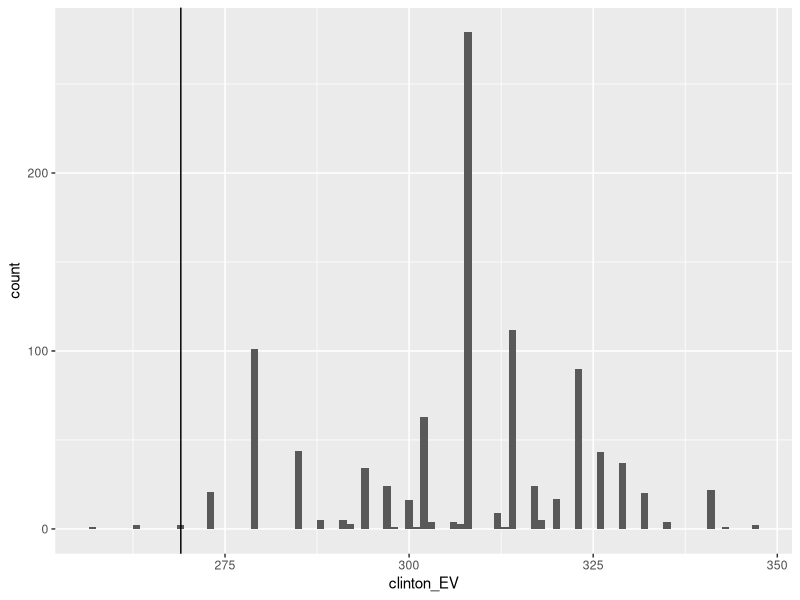
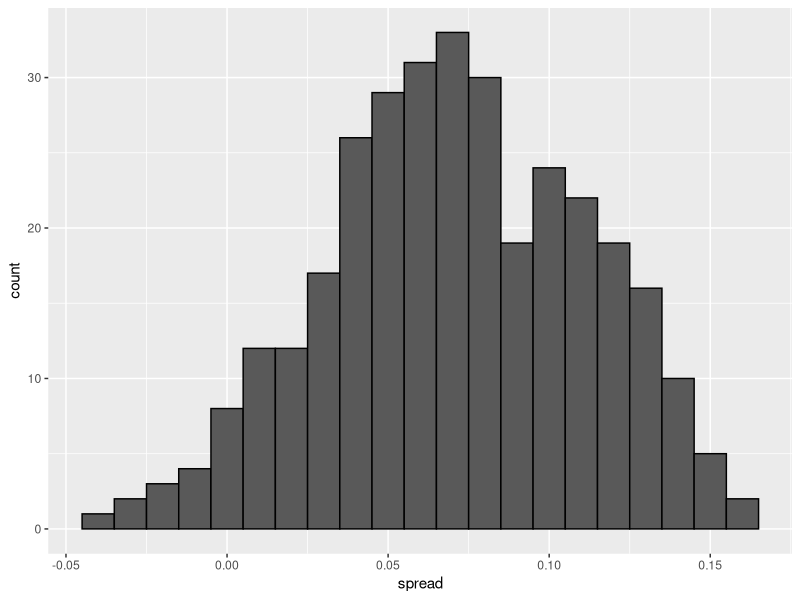
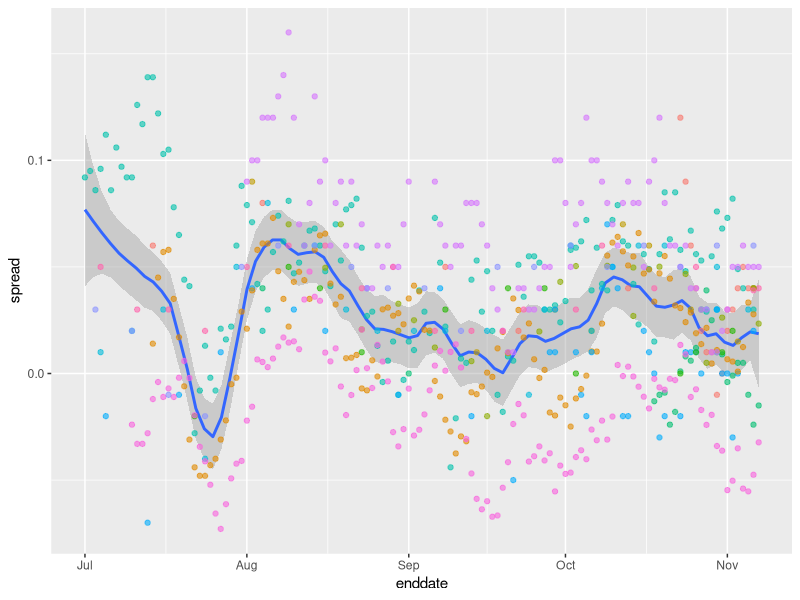
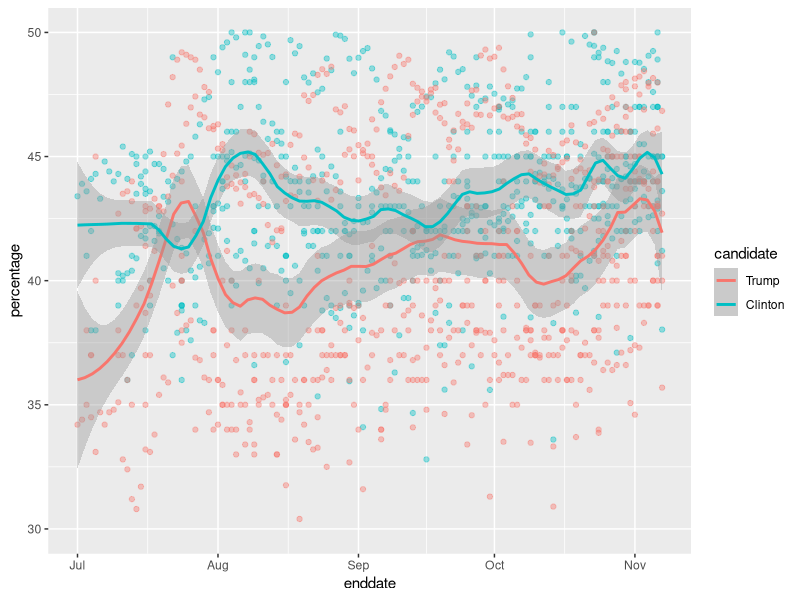

Write the R code that produced these figures, in order.
library(tidyverse)
library(dslabs)

#predicting the popular vote

polls <- polls_us_election_2016 %>%
  filter(state == "U.S." & enddate >= "2016-10-31" &
           (grade %in% c("A+", "A", "A-", "B+") | is.na(grade))) %>%
  mutate(spread = rawpoll_clinton/100 - rawpoll_trump/100)

one_poll_per_pollster <- polls %>% group_by(pollster) %>%
  filter(enddate == max(enddate)) %>%
  ungroup()

results <- one_poll_per_pollster %>%
  summarize(avg = mean(spread), se = sd(spread)/sqrt(length(spread))) %>%
  mutate(start = avg - 1.96*se, end = avg + 1.96*se)

mu <- 0
tau <- 0.035
sigma <- results$se
Y <- results$avg
B <- sigma^2 / (sigma^2 + tau^2)
posterior_mean <- B*mu + (1-B)*Y
posterior_se <- sqrt(1 / (1/sigma^2 + 1/tau^2))

posterior_mean
posterior_se

# 95% credible interval
posterior_mean + c(-1.96, 1.96)*posterior_se

# probability of d > 0
1 - pnorm(0, posterior_mean, posterior_se)

#one pollster with multiple data points
J <- 6
N <- 2000
d <- 0.21
p <- (d+1)/2
X <- d + rnorm(J, 0, 2*sqrt(p*(1-p)/N))

#multiple pollsters with multiple data points
I <- 5
X <- sapply(1:I, function(i){
  d+rnorm(J, 0, 2*sqrt(p*(1-p)/N))
})

#multiple pollstesr with multiple data points + house effect
h <- rnorm(I, 0, 0.025) #historical data shows standard error is 0.025
X <- sapply(1:I, function(i){
  d+h[i]+rnorm(J, 0, 2*sqrt(p*(1-p)/N))
})

#calculating probability of d>0 with general bias
#sigma now includes estimate of variability due to general bias, 0.025
mu <- 0
tau <- 0.035
sigma <- sqrt(results$se^2 + .025^2)
Y <- results$avg
B <- sigma^2 / (sigma^2 + tau^2)

posterior_mean <- B*mu + (1-B)*Y
posterior_se <- sqrt(1 / (1/sigma^2 + 1/tau^2))

1 - pnorm(0, posterior_mean, posterior_se)

#predicting the electoral college
head(results_us_election_2016)
#top 5 states ranked by electoral votes
results_us_election_2016 %>% arrange(desc(electoral_votes)) %>% top_n(5, electoral_votes)

#compute avg and sd for each state
results <- polls_us_election_2016 %>%
  filter(state != "U.S." &
           !grepl("CD", state)&
           enddate >= "2016-10-31" & 
           (grade %in% c("A+", "A", "A-", "B+") | is.na(grade))) %>%
  mutate(spread = rawpoll_clinton/100 - rawpoll_trump/100) %>%
  group_by(state) %>%
  summarize(avg = mean(spread), sd = sd(spread), n = n()) %>%
  mutate(state = as.character(state))
results

results <- left_join(results, results_us_election_2016, by = "state")
results
  
# states with no polls: note Rhode Island and District of Columbia = Democrat
results_us_election_2016 %>% filter(!state %in% results$state)

# assigns sd to states with just one poll as median of other sd values
results <- results %>%
  mutate(sd = ifelse(is.na(sd), median(results$sd, na.rm = TRUE), sd))

#calculate posterior mean and posterior standard error
mu <- 0
tau <- 0.02
results %>% mutate(sigma = sd/sqrt(n),
                   B = sigma^2/ (sigma^2 + tau^2),
                   posterior_mean = B*mu + (1-B)*avg,
                   posterior_se = sqrt( 1 / (1/sigma^2 + 1/tau^2))) %>%
  arrange(abs(posterior_mean))

# Monte carlo sim of election Night results (no general bias)
mu <- 0
tau <- 0.02
clinton_EV <- replicate(1000, {
  results %>% mutate(sigma = sd/sqrt(n),
                     B = sigma^2/ (sigma^2 + tau^2),
                     posterior_mean = B*mu + (1-B)*avg,
                     posterior_se = sqrt( 1 / (1/sigma^2 + 1/tau^2)),
                     simulated_result = rnorm(length(posterior_mean), posterior_mean, posterior_se),
                     clinton = ifelse(simulated_result > 0, electoral_votes, 0)) %>%    # award votes if Clinton wins state
    summarize(clinton = sum(clinton)) %>%    # total votes for Clinton
    .$clinton + 7    # 7 votes for Rhode Island and DC
})
mean(clinton_EV > 269)    # over 269 votes wins election

# histogram of outcomes
data.frame(clinton_EV) %>%
  ggplot(aes(clinton_EV)) +
  geom_histogram(binwidth = 1) +
  geom_vline(xintercept = 269)


# Monte Carlo with genearl bias B = 3%
mu <- 0
tau <- 0.02
bias_sd <- 0.03
clinton_EV_2 <- replicate(1000, {
  results %>% mutate(sigma = sqrt(sd^2/(n) + bias_sd^2),    # added bias_sd term
                     B = sigma^2/ (sigma^2 + tau^2),
                     posterior_mean = B*mu + (1-B)*avg,
                     posterior_se = sqrt( 1 / (1/sigma^2 + 1/tau^2)),
                     simulated_result = rnorm(length(posterior_mean), posterior_mean, posterior_se),
                     clinton = ifelse(simulated_result > 0, electoral_votes, 0)) %>%    # award votes if Clinton wins state
    summarize(clinton = sum(clinton)) %>%    # total votes for Clinton
    .$clinton + 7    # 7 votes for Rhode Island and DC
})
mean(clinton_EV_2 > 269)    # over 269 votes wins election

#variability across one pollster
# select all national polls by one pollster
one_pollster <- polls_us_election_2016 %>%
  filter(pollster == "Ipsos" & state == "U.S.") %>%
  mutate(spread = rawpoll_clinton/100 - rawpoll_trump/100)

# the observed standard error is higher than theory predicts
se <- one_pollster %>%
  summarize(empirical = sd(spread),
            theoretical = 2*sqrt(mean(spread)*(1-mean(spread))/min(samplesize)))
se

# the distribution of the data is not normal
one_pollster %>% ggplot(aes(spread)) +
  geom_histogram(binwidth = 0.01, color = "black")

#trend acrosst ime for several pollsters
polls_us_election_2016 %>%
  filter(state == "U.S." & enddate >= "2016-07-01") %>%
  group_by(pollster) %>%
  filter(n() >= 10) %>%
  ungroup() %>%
  mutate(spread = rawpoll_clinton/100 - rawpoll_trump/100) %>%
  ggplot(aes(enddate, spread)) +
  geom_smooth(method = "loess", span = 0.1) +
  geom_point(aes(color = pollster), show.legend = FALSE, alpha = 0.6)

#plotting raw percentages across time
polls_us_election_2016 %>%
  filter(state == "U.S." & enddate >= "2016-07-01") %>%
  select(enddate, pollster, rawpoll_clinton, rawpoll_trump) %>%
  rename(Clinton = rawpoll_clinton, Trump = rawpoll_trump) %>%
  gather(candidate, percentage, -enddate, -pollster) %>%
  mutate(candidate = factor(candidate, levels = c("Trump", "Clinton"))) %>%
  group_by(pollster) %>%
  filter(n() >= 10) %>%
  ungroup() %>%
  ggplot(aes(enddate, percentage, color = candidate)) +
  geom_point(show.legend = FALSE, alpha = 0.4) +
  geom_smooth(method = "loess", span = 0.15) +
  scale_y_continuous(limits = c(30, 50))
